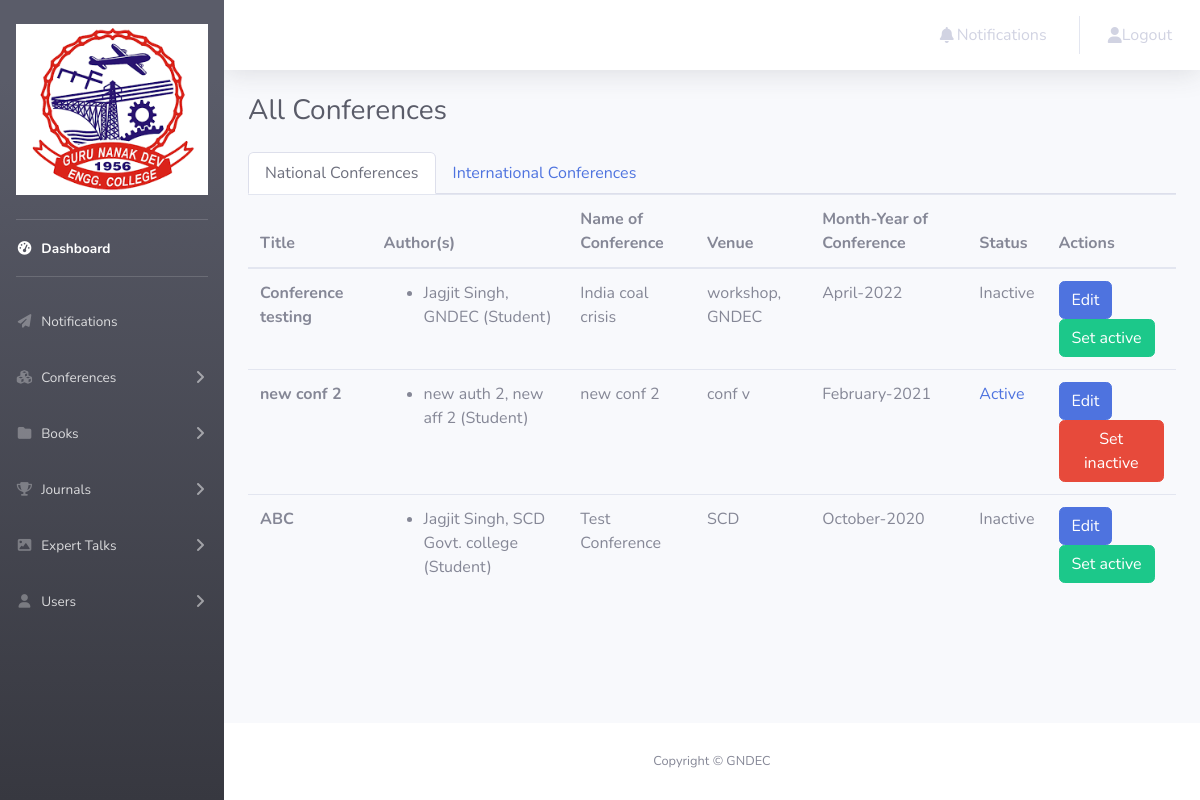
The app's page /conferences.php (signed in) with its own data.
### tables this page shows
CREATE TABLE `conferences` (
  `id` int(11) NOT NULL,
  `title` text NOT NULL,
  `conference_name` text NOT NULL,
  `venue` text NOT NULL,
  `scope` text NOT NULL COMMENT 'Nat or Intl',
  `month` text NOT NULL,
  `year` int(11) NOT NULL,
  `proof` text NOT NULL,
  `active` tinyint(1) NOT NULL DEFAULT 0
);

CREATE TABLE `conference_authors` (
  `id` int(11) NOT NULL,
  `conference` int(11) NOT NULL,
  `author_name` text NOT NULL,
  `author_affiliation` text NOT NULL,
  `author_type` text NOT NULL
);

### conferences.php (the view, shortened to what this page needs)
<?php
require("db.php");
?>
<!DOCTYPE html>
<html lang="en">
<head>
    <link href="https://cdnjs.cloudflare.com/ajax/libs/font-awesome/6.1.1/css/all.min.css" rel="stylesheet" type="text/css">
    <link href="style.css" rel="stylesheet">
</head>
<body id="page-top">
    <div id="wrapper">
<?php include("navbar.php") ?>
        <div id="content-wrapper" class="d-flex flex-column">
            <div id="content">
                <?php include("topbar.php") ?>
                <div class="container-fluid">
                    <div class="d-sm-flex align-items-center justify-content-between mb-4">
                        <h1 class="h3 mb-0 text-gray-800">All Conferences</h1>
                    </div>
                        <ul class="nav nav-tabs" id="myTab" role="tablist">
  <li class="nav-item">
    <a class="nav-link active" id="national-tab" data-toggle="tab" href="#national" role="tab" aria-controls="national" aria-selected="true">National Conferences</a>
  </li>
  <li class="nav-item">
    <a class="nav-link" id="international-tab" data-toggle="tab" href="#international" role="tab" aria-controls="international" aria-selected="false">International Conferences</a>
  </li>
</ul>
<div class="tab-content" id="myTabContent">
  <div class="tab-pane fade show active" id="national" role="tabpanel" aria-labelledby="national-tab">
                        <div class="table-responsive">
                            <table class="table">
  <thead>
    <tr>
      <th scope="col">Title</th>
      <th scope="col">Author(s)</th>
      <th scope="col">Name of Conference</th>
      <th scope="col">Venue</th>
      <th scope="col">Month-Year of Conference</th>
      <th scope="col">Status</th>
      <th scope="col">Actions</th>
    </tr>
  </thead>
  <tbody>
      <?php
    $sql_sel=mysqli_query($mysql,"SELECT * FROM conferences WHERE scope='National'");
    if(mysqli_num_rows($sql_sel)>0) {
    while($row=mysqli_fetch_array($sql_sel)){
    ?>
    <tr>
      <th scope="row"><?php echo $row['title'];?></th>
<td><ul><?php
      $j_id=$row['id'];
    $authors=mysqli_query($mysql,"SELECT * FROM conference_authors WHERE conference='$j_id'");
    $j=0;
    while($arow=mysqli_fetch_array($authors)){
    $j++; echo "<li>".$arow['author_name'].",  ".$arow['author_affiliation']." (".$arow['author_type'].")</li>"; } ?></ul></td>
      <td><?php echo $row['conference_name'] ?></td>
      <td><?php echo $row['venue'] ?></td>
      <td><?php echo $row['month']."-".$row['year'] ?></td>
      <td><?php if($row['active']==1) { ?><p class="text-primary">Active</p>
        <?php } else { ?><p class="text-secondary">Inactive</p><?php } ?></td>
      <td><a class="btn btn-primary" href="conference.php?id=<?=$row['id']?>" role="button">Edit</a>
      <?php if($_SESSION["login_user_type"]=="Admin") { if($row['active']==1) { ?><a class="btn btn-danger" href="conferences.php?id=<?=$row['id']?>&active=0" role="button">Set inactive</a>
        <?php } else { ?><a class="btn btn-success" href="conferences.php?id=<?=$row['id']?>&active=1" role="button">Set active</a><?php } } ?>
        </td>
    </tr><?php
    } }
    else {
    ?>
    <tr>
      <td colspan="7">No records found</td>
    </tr>
    <?php } ?>
  </tbody></table>
                        </div>
  </div>
  </div>
                </div>
            </div>
<?php include("footer.php") ?>
        </div>
    </div>
</body>
</html>

### navbar.php (shortened to what this page needs)
        <ul class="navbar-nav bg-gradient-dark sidebar sidebar-dark accordion" id="accordionSidebar">
            <a class="sidebar-brand d-flex align-items-center justify-content-center" href="index.php">
                <div class="sidebar-brand-icon">
					<img src="images/index.png" class="img-fluid">
                </div>
            </a>
            <hr class="sidebar-divider my-0">
            <li class="nav-item active">
                <a class="nav-link" href="index.php">
                    <i class="fas fa-fw fa-tachometer-alt"></i>
                    <span>Dashboard</span></a>
            </li>
<?php if($_SESSION["login_user_type"]=="Admin") {?>
            <hr class="sidebar-divider">
            <li class="nav-item">
                <a class="nav-link" href="notifications.php">
                    <i class="fas fa-fw fa-paper-plane"></i>
                    <span>Notifications</span>
                </a>
            </li>
<?php } ?>
            <li class="nav-item">
                <a class="nav-link collapsed" href="#" data-toggle="collapse" data-target="#collapseLinks1"
                    aria-expanded="true" aria-controls="collapseLinks1">
                    <i class="fas fa-fw fa-cubes"></i>
                    <span>Conferences</span>
                </a>
            </li>
            <li class="nav-item">
                <a class="nav-link collapsed" href="#" data-toggle="collapse" data-target="#collapseLinks2"
                    aria-expanded="true" aria-controls="collapseLinks2">
                    <i class="fas fa-fw fa-folder"></i>
                    <span>Books</span>
                </a>
            </li>
            <li class="nav-item">
                <a class="nav-link collapsed" href="#" data-toggle="collapse" data-target="#collapseLinks4"
                    aria-expanded="true" aria-controls="collapseLinks4">
                    <i class="fas fa-fw fa-trophy"></i>
                    <span>Journals</span>
                </a>
            </li>
            <li class="nav-item">
                <a class="nav-link collapsed" href="#" data-toggle="collapse" data-target="#collapseLinks5"
                    aria-expanded="true" aria-controls="collapseLinks5">
                    <i class="fas fa-fw fa-image"></i>
                    <span>Expert Talks</span>
                </a>
            </li>
            <li class="nav-item">
                <a class="nav-link collapsed" href="#" data-toggle="collapse" data-target="#collapseLinks3"
                    aria-expanded="true" aria-controls="collapseLinks3">
                    <i class="fas fa-fw fa-user"></i>
                    <span>Users</span>
                </a>
            </li>
        </ul>

### topbar.php (shortened to what this page needs)
<nav class="navbar navbar-expand navbar-light bg-white topbar mb-4 static-top shadow">
                    <ul class="navbar-nav ml-auto">
<?php if($_SESSION["login_user_type"]=="Admin") {?>
                        <li class="nav-item mx-1">
                            <a class="nav-link" href="notifications.php" id="alertsDropdown" role="button"
                                aria-expanded="false">
                                <i class="fas fa-bell fa-fw"></i> Notifications
                            </a>
                        </li>
<?php } ?>
                        <li class="nav-item">
                            <a class="nav-link" href="logout.php" role="button">
                                    <i class="fas fa-user"></i> Logout
                            </a>
                        </li>
                    </ul>
                </nav>

### footer.php
<footer class="sticky-footer bg-white">
    <div class="container my-auto">
        <div class="copyright text-center my-auto">
            <span>Copyright &copy; GNDEC</span>
        </div>
    </div>
</footer>

### records on screen
conferences: title "Conference testing", conference_name "India coal crisis", venue "workshop, GNDEC", month "April", year "2022", active "Inactive"
conference_authors: author_name "Jagjit Singh", author_affiliation "GNDEC", author_type "Student"
conferences: title "new conf 2", conference_name "new conf 2", venue "conf v", month "February", year "2021", active "Active"
conference_authors: author_name "new auth 2", author_affiliation "new aff 2", author_type "Student"
conferences: title "ABC", conference_name "Test Conference", venue "SCD", month "October", year "2020", active "Inactive"
conference_authors: author_name "Jagjit Singh", author_affiliation "SCD Govt. college", author_type "Student"
